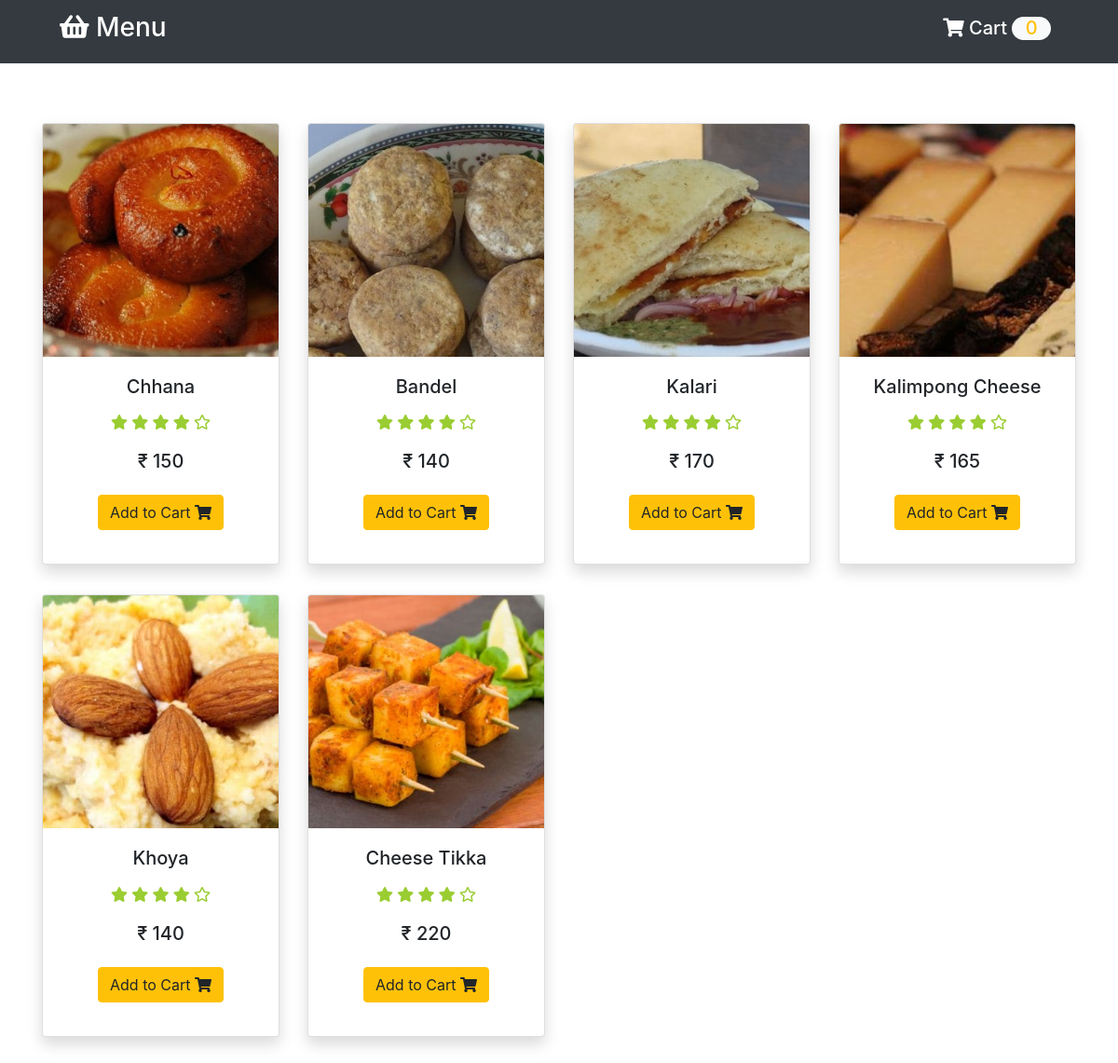
The app's page /menu/cheese.php (signed in) with its own data.
### tables this page shows
CREATE TABLE `menu` (
  `Menuid` int(20) NOT NULL,
  `Name` varchar(50) NOT NULL,
  `Price` int(20) NOT NULL,
  `Icon` text NOT NULL,
  `Categories` varchar(20) NOT NULL
);

### menu/cheese.php (the view, shortened to what this page needs)
<?php include '..\login\session_check.php';
?>
<!doctype html>
<html lang="en">
<head>
    <link rel="stylesheet" href="https://cdnjs.cloudflare.com/ajax/libs/font-awesome/5.8.2/css/all.css" />
    <link rel="stylesheet" href="https://stackpath.bootstrapcdn.com/bootstrap/4.3.1/css/bootstrap.min.css">
    <link rel="stylesheet" href="style.css">
</head>
<body>
<?php require_once ("php/header.php"); ?>
<div class="container">
        <div class="row text-center py-5">
            <?php
                $sql = "SELECT * from menu where Categories ='cheese'";
                $result = mysqli_query($conn, $sql);
                while ($row = mysqli_fetch_assoc($result)){
                    echo "
                    <div class='col-md-3 col-sm-6 my-3 my-md-3'>
                        <form action='cheese.php' method='post'>
                            <div class='card shadow'>
                                <div>
                                    <img src='cheese\\$row[Icon]' alt='Image1' name='icon' class='card-img-top img'>
                                    <input type='hidden' name='icon' value='$row[Icon]'>
                                </div>
                                <div class='card-body'>
                                    <h5 class='card-title' >$row[Name]</h5>
                                    <input type='hidden' name='productname' value='$row[Name]'>
                                    <h6>
                                        <i class='fas fa-star'></i>
                                        <i class='fas fa-star'></i>
                                        <i class='fas fa-star'></i>
                                        <i class='fas fa-star'></i>
                                        <i class='far fa-star'></i>
                                    </h6>
                                    <p class='card-text'>
                                    </p>
                                    <h5>
                                        <span class='price' >₹ $row[Price]</span>
                                        <input type='hidden' name='productprice' value='$row[Price]'>
                                    </h5>
                                    <button type='submit' class='btn btn-warning my-3' name='add'>Add to Cart <i class='fas fa-shopping-cart'></i></button>
                                    <input type='hidden' name='product_id' value='$row[Menuid]'>
                                </div>
                            </div>
                        </form>
                    </div>
                    ";
                }
            ?>
        </div>
</div>
</body>
</html>

### menu/php/header.php (shortened to what this page needs)
<header id="header">
    <nav class="navbar navbar-expand-lg navbar-dark bg-dark">
        <a href="menu.php" class="navbar-brand">
            <h3 class="px-5">
                <i class="fas fa-shopping-basket"></i> Menu
            </h3>
        </a>
        <div class="collapse navbar-collapse" id="navbarNavAltMarkup">
            <div class="navbar-nav">
                <a href="cart.php" class="nav-item nav-link active">
                    <h5 class="px-5 cart">
                        <i class="fas fa-shopping-cart"></i> Cart
                        <?php
                        if (isset($_SESSION['cart'])){
                            $count = count($_SESSION['cart']);
                            echo "<span id=\"cart_count\" class=\"text-warning bg-light\">$count</span>";
                        }else{
                            echo "<span id=\"cart_count\" class=\"text-warning bg-light\">0</span>";
                        }
                        ?>
                    </h5>
                </a>
            </div>
        </div>
    </nav>
</header>

### menu/style.css (style rules this page uses)
img { max-width: 100%; background: lightblue; background: radial-gradient(white 30%, lightblue 70%); width: 250px; height: 250px; object-fit: cover; }
.fa-star, .fa-star-half { color: yellowgreen; padding: 3% 0; }
#cart_count { text-align: center; padding: 0 0.9rem 0.1rem 0.9rem; border-radius: 3rem; }

### records on screen
menu: Icon (picture), Name "Chhana", Price "150"
menu: Icon (picture), Name "Bandel", Price "140"
menu: Icon (picture), Name "Kalari", Price "170"
menu: Icon (picture), Name "Kalimpong Cheese", Price "165"
menu: Icon (picture), Name "Khoya", Price "140"
menu: Icon (picture), Name "Cheese Tikka", Price "220"
